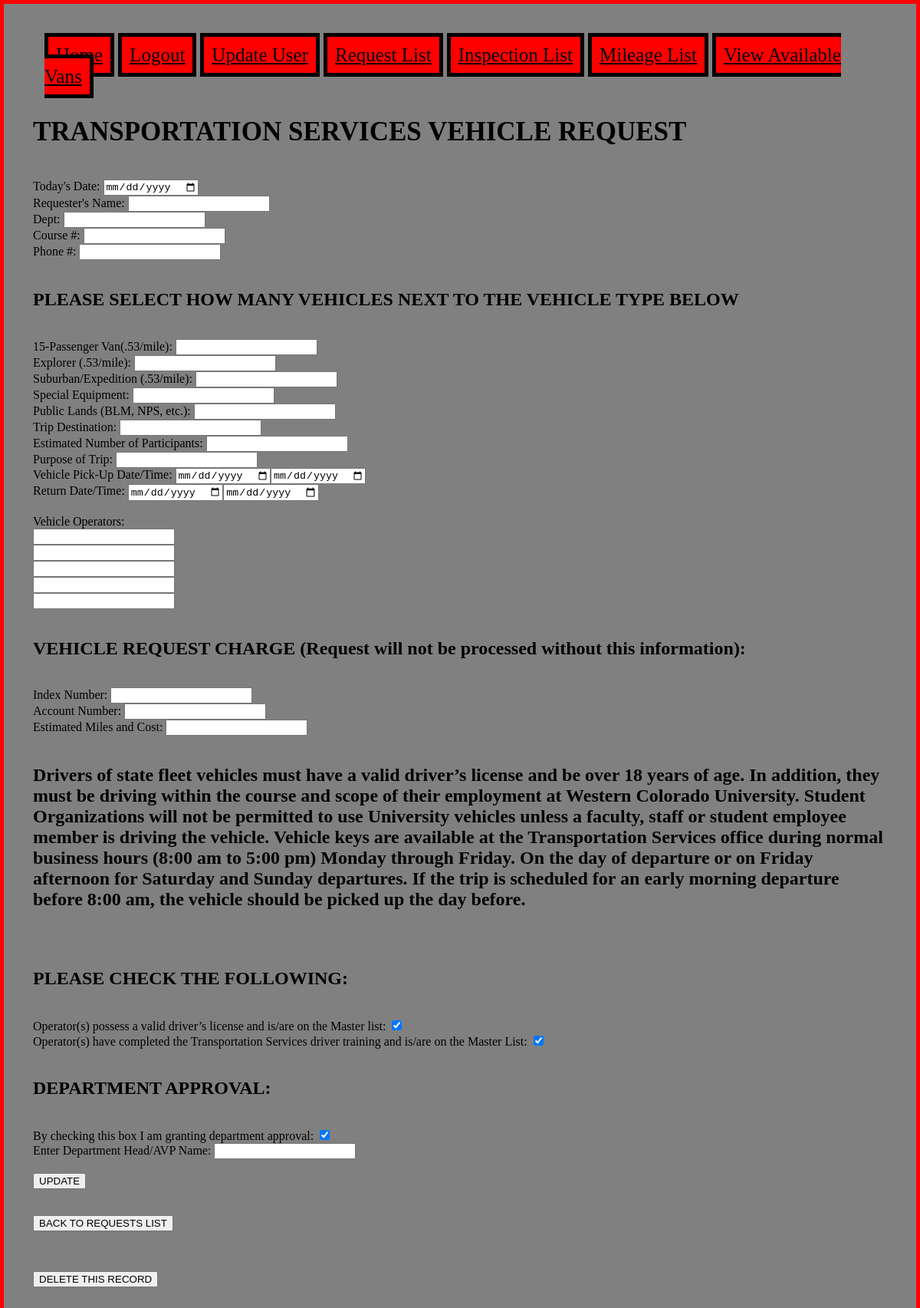
The page /view_request_detail?id=4 (signed in) on the database as committed earlier.
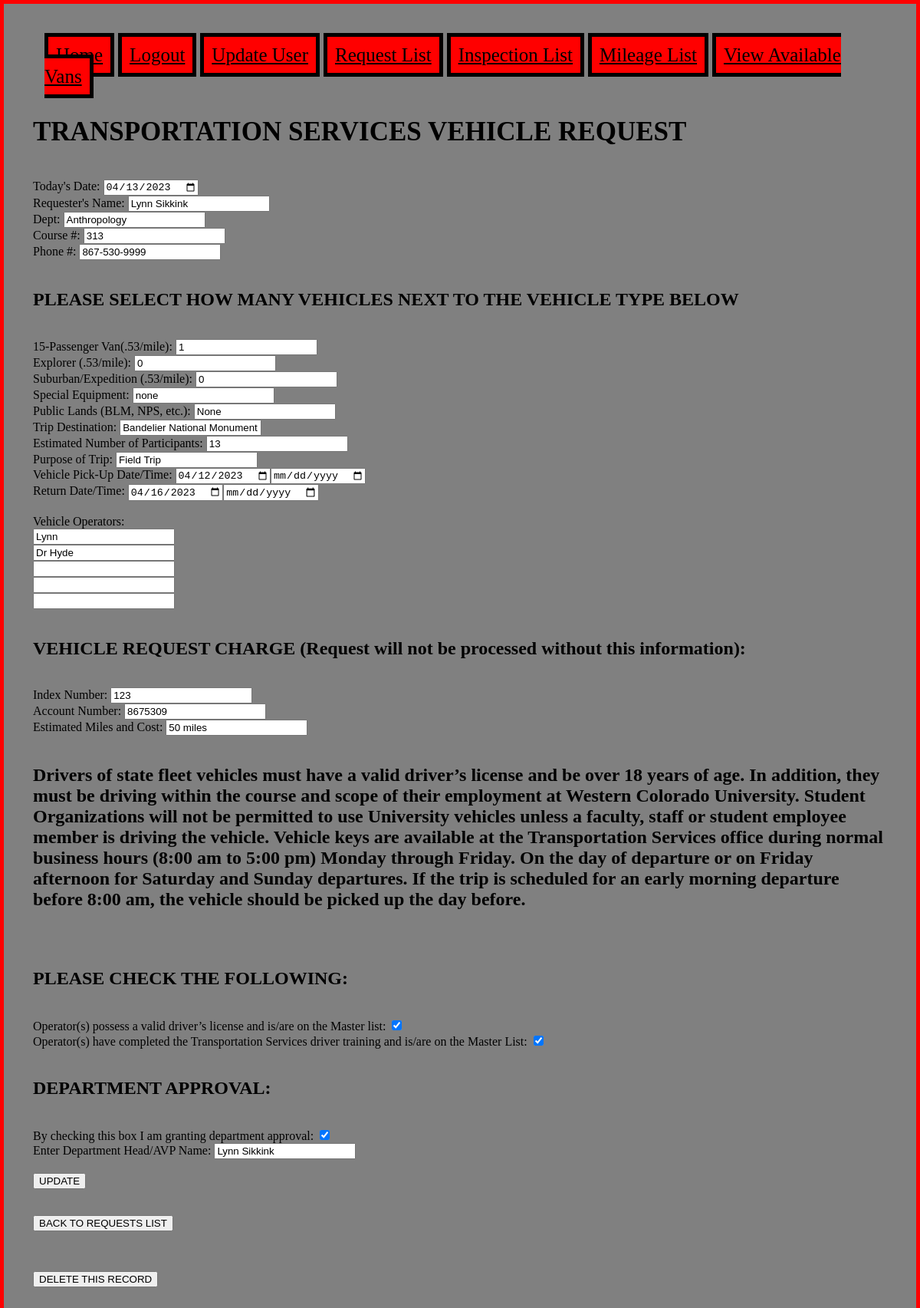
The same page on the database as committed later.
### app.py (models this page shows)
class Requests(UserMixin, db.Model):
    id = db.Column(db.Integer, primary_key=True, nullable=False)
    date = db.Column(db.String(40), nullable=False)
    name = db.Column(db.String(40), nullable=False)
    dept = db.Column(db.String(40), nullable=False)
    courseNum = db.Column(db.Integer, nullable=False)
    phoneNum = db.Column(db.String(40), nullable=False)
    vanNum = db.Column(db.Integer, nullable=False)
    explorerNum = db.Column(db.Integer, nullable=False)
    suburbanNum = db.Column(db.Integer, nullable=False)
    equipment = db.Column(db.String(150), nullable=False)
    lands = db.Column(db.String(50), nullable=False)
    destination = db.Column(db.String(50), nullable=False)
    participantsNum = db.Column(db.Integer, nullable=False)
    tripPurpose = db.Column(db.String(50), nullable=False)
    pickupDate = db.Column(db.String(40), nullable=False)
    pickupTime = db.Column(db.String(40), nullable=False)
    returnDate = db.Column(db.String(40), nullable=False)
    returnTime = db.Column(db.String(40), nullable=False)
    operator1 = db.Column(db.String(40), nullable=False)
    operator2 = db.Column(db.String(40))
    operator3 = db.Column(db.String(40))
    operator4 = db.Column(db.String(40))
    operator5 = db.Column(db.String(40))
    indexNum = db.Column(db.String(40), nullable=False)
    accountNum = db.Column(db.String(40), nullable=False)
    estMilesCost = db.Column(db.String(40), nullable=False)
    deptHead = db.Column(db.String(40), nullable=False)

### app.py (the view)
@app.route('/view_request_detail')
@login_required
def requestDetail():
    id = request.args.get('id')
    return render_template('view_request_detail.html', queryList=Requests.query.filter_by(id=id).first(), userAuth=current_user.is_authenticated)

### app.py (called while the page is built)
@login_manager.user_loader
def load_user(uid):
    return User.query.get(uid)

### templates/view_request_detail.html (shortened to what this page needs)
{% extends "base.html" %}
{% block content %}
<html>
    <h1>TRANSPORTATION SERVICES VEHICLE REQUEST</h1>
		<body>
			<form action="/updateRequest" method="POST">
			    <input type="number" name="id" value="{{ queryList.id }}" hidden><br>
				<label>Today's Date: </label><input type="date" name="date" value="{{ queryList.date }}" required><br>
				<label>Requester's Name: </label><input type="text" name="name" value="{{ queryList.name }}" required><br>
				<label>Dept: </label><input type="text" name="dept" value="{{ queryList.dept }}" required><br>
				<label>Course #: </label><input type="number" min="0" name="courseNum" value="{{ queryList.courseNum }}" required><br>
				<label>Phone #: </label><input type="phone" name="phoneNum" value="{{ queryList.phoneNum }}" required><br><br>
				<h2>PLEASE SELECT HOW MANY VEHICLES NEXT TO THE VEHICLE TYPE BELOW</h2><br>
				<label>15-Passenger Van(.53/mile): </label><input type="number" min="0" name="vanNum" value="{{ queryList.vanNum }}" required><br>
				<label>Explorer (.53/mile): </label><input type="number" min="0" name="explorerNum" value="{{ queryList.explorerNum }}" required><br>
				<label>Suburban/Expedition (.53/mile): </label><input type="number" min="0" name="suburbanNum" value="{{ queryList.suburbanNum }}" required><br>
				<label>Special Equipment: </label><input type="text" name="equipment" value="{{ queryList.equipment }}" required><br>
				<label>Public Lands (BLM, NPS, etc.): </label><input type="text" name="lands" value="{{ queryList.lands }}" required><br>
				<label>Trip Destination: </label><input type="text" name="destination" value="{{ queryList.destination }}" required><br>
				<label>Estimated Number of Participants: </label><input type="number" min="0" name="participantsNum" value="{{ queryList.participantsNum }}" required><br>
				<label>Purpose of Trip: </label><input type="text" name="tripPurpose" value="{{ queryList.tripPurpose }}" required><br>
				<label>Vehicle Pick-Up Date/Time: </label><input type="date" name="pickupDate" value="{{ queryList.pickupDate }}" required><input type="date" name="pickupTime" value="{{ queryList.pickupTime }}" required><br>
				<label>Return Date/Time: </label><input type="date" name="returnDate" value="{{ queryList.returnDate }}" required><input type="date" name="returnTime" value="{{ queryList.returnTime }}" required><br><br>
				<label>Vehicle Operators: </label><br>
				<input type="text" name="operator1" value="{{ queryList.operator1 }}" required><br>
				<input type="text" name="operator2" value="{{ queryList.operator2 }}"><br>
				<input type="text" name="operator3" value="{{ queryList.operator3 }}"><br>
				<input type="text" name="operator4" value="{{ queryList.operator4 }}"><br>
				<input type="text" name="operator5" value="{{ queryList.operator5 }}"><br><br>
				<h2>VEHICLE REQUEST CHARGE (Request will not be processed without this information): </h2><br>
				<label>Index Number: </label><input type="text" name="indexNum" value="{{ queryList.indexNum }}" required><br>
				<label>Account Number: </label><input type="text" name="accountNum" value="{{ queryList.accountNum }}" required><br>
				<label>Estimated Miles and Cost: </label><input type="text" name="estMilesCost" value="{{ queryList.estMilesCost }}" required><br><br>
				<h2>Drivers of state fleet vehicles must have a valid driver’s license
				and be over 18 years of age. In addition, they must be driving within
				the course and scope of their employment at Western Colorado University.
				Student Organizations will not be permitted to use University vehicles
				unless a faculty, staff or student employee member is driving the vehicle.
				Vehicle keys are available at the Transportation Services office during
				normal business hours (8:00 am to 5:00 pm) Monday through Friday.
				On the day of departure or on Friday afternoon for Saturday and Sunday departures.
				If the trip is scheduled for an early morning departure before 8:00 am,
				the vehicle should be picked up the day before.</h2><br><br>
				<h2>PLEASE CHECK THE FOLLOWING: </h2><br>
				<label>Operator(s) possess a valid driver’s license and is/are on the Master list: </label><input type="checkbox" name="dlAgreement" checked required><br>
				<label>Operator(s) have completed the Transportation Services driver training and is/are on the Master List: </label><input type="checkbox" name="mlAgreement" checked required><br><br>
				<h2>DEPARTMENT APPROVAL: </h2><br>
				<label>By checking this box I am granting department approval: </label><input type="checkbox" name="depApproval" checked required><br>
				<label>Enter Department Head/AVP Name: </label><input type="text" name="deptHead" value="{{ queryList.deptHead }}" required><br><br>
				<input type="submit" value="UPDATE">
			</form>
			<br>
			<form action="/view_request_list" method="GET">
                <input type="submit" value="BACK TO REQUESTS LIST">
            </form>
            <br>
            <form action="/deleteRequest" method="POST">
                <input type="number" name="id" value="{{ queryList.id }}" hidden><br>
                <input type="submit" value="DELETE THIS RECORD">
            </form>
		</body>
</html>
{% endblock %}

### templates/base.html (shortened to what this page needs)
<html>
	<head>
		<link href="/static/style_original.css" rel="stylesheet">
	</head>
	<body>
		{% if userAuth == True %}
			<nav>
				<ul>
					<li><a href="/">Home</a></li>
					<li><a href="/logout">Logout</a></li>
					<li><a href="/update_user">Update User</a></li>
					<li><a href="/view_request_list">Request List</a></li>
					<li><a href="/view_inspection_list">Inspection List</a></li>
                    <li><a href="/view_mileage_list">Mileage List</a></li>
                    <li><a href="/view_available">View Available Vans</a></li>
				</ul>
			</nav>
		{% endif %}
		{% block content %}
		{% endblock %}
	</body>
</html>

### static/style_original.css (style rules this page uses)
html { background-color:grey; border: thick solid red; padding: 30px; background-image: url('/static/sky.jpg'); }
nav { width: 100%; }
nav ul { padding: 15px; list-style-type: none; }
nav ul li { display: inline; padding: 10px; font-size: 25px; }
nav ul li a:link, nav ul li a:visited { color: black; }
nav ul li { background-color:red; border: solid black 5px; }
h1 { font-style: bold, times new roman, serif; font-size: 35px; }
ul { font-style: bold, times new roman, serif; font-size: 20px; }
li { list-style-image: url('/static/truck_icon.png'); }

Rows that differ between the two databases and show on the page:
added Requests: date "04/13/2023", name "Lynn Sikkink", dept "Anthropology", courseNum "313", phoneNum "867-530-9999", vanNum "1", explorerNum "0", suburbanNum "0", equipment "none", lands "None", destination "Bandelier National Monument", participantsNum "13", tripPurpose "Field Trip", pickupDate "04/12/2023", returnDate "04/16/2023", operator1 "Lynn", operator2 "Dr Hyde", indexNum "123", accountNum "8675309", estMilesCost "50 miles", deptHead "Lynn Sikkink"
